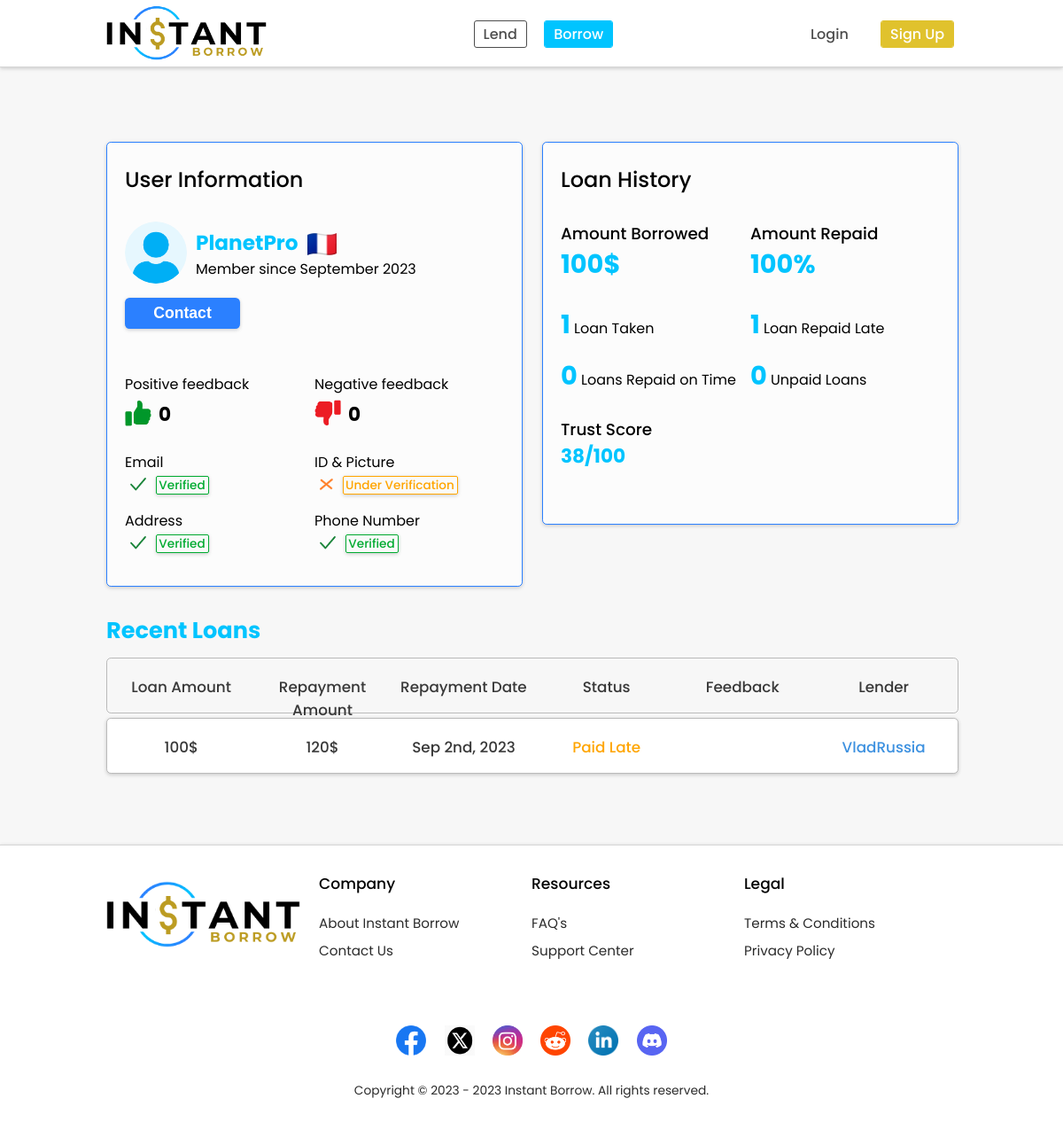
/user-profile-nologin.php?id=14 (signed in), run on the app's committed database.
### tables this page shows
CREATE TABLE `users` (
  `id` int(11) NOT NULL,
  `email` varchar(255) NOT NULL,
  `name` varchar(255) NOT NULL,
  `date_birth` date NOT NULL,
  `username` varchar(255) NOT NULL,
  `password` varchar(255) NOT NULL,
  `password_recovery_code` int(11) NOT NULL,
  `verification_code` int(11) NOT NULL,
  `email_verified` varchar(255) NOT NULL,
  `phone_number` varchar(255) NOT NULL,
  `address` varchar(255) NOT NULL,
  `city` varchar(255) NOT NULL,
  `postcode` varchar(255) NOT NULL,
  `country` varchar(255) NOT NULL,
  `picture` varchar(255) NOT NULL,
  `identity_card` varchar(255) NOT NULL,
  `id_verified` varchar(255) NOT NULL,
  `join_date` date NOT NULL,
  `profile_picture` varchar(255) NOT NULL,
  `duplicate_user_okay` varchar(255) NOT NULL
);

CREATE TABLE `feedback` (
  `id` int(11) NOT NULL,
  `id_user` int(11) NOT NULL,
  `positive_feedback` int(11) NOT NULL,
  `negative_feedback` int(11) NOT NULL
);

CREATE TABLE `loan` (
  `id` int(11) NOT NULL,
  `loan_amount` int(11) NOT NULL,
  `repayment_amount` int(11) NOT NULL,
  `repayment_date` date NOT NULL,
  `request_date` datetime NOT NULL,
  `granting_date` datetime NOT NULL,
  `id_borrower` int(11) NOT NULL,
  `id_lender` int(11) NOT NULL,
  `username_borrower` varchar(255) NOT NULL,
  `username_lender` varchar(255) NOT NULL,
  `notes` text NOT NULL,
  `status` varchar(255) NOT NULL,
  `repaid_date` datetime NOT NULL,
  `feedback_given` varchar(255) NOT NULL,
  `borrower_trustscore` int(11) NOT NULL,
  `borrower_positive_feedback` int(11) NOT NULL,
  `borrower_negative_feedback` int(11) NOT NULL,
  `payment_method_payment` varchar(255) NOT NULL,
  `payment_method_repayment` varchar(255) NOT NULL,
  `payment_transaction_id` varchar(255) NOT NULL,
  `repayment_transaction_id` varchar(255) NOT NULL,
  `repayment_received` varchar(255) NOT NULL,
  `repayment_id_confirmation_tries` varchar(255) NOT NULL,
  `repayment_proof` varchar(255) NOT NULL
);

### user-profile-nologin.php (the view, shortened to what the rows shown need)
<?php
require('actions/users/showOneUsersProfileAction.php');
require('actions/users/showOneUsersVerificationsActions.php');
require('actions/users/userTrustscoreForProfile.php');
require('actions/users/userFeedbackProfileAction.php');
?>
<!DOCTYPE html>
<html>
<head>
</head>
<body style="margin: 0px; font-family: 'Poppins', sans-serif; background-color: #f7f7f7;">
<div class="everything-except-header">
<div class="borrower-details" style="margin-top: 160px;">
		<div class="borrower-presentation">
		<div style="margin-top: -70px; margin-left: 80px;"><span style="color: #00c4ff; font-weight: bold; font-size: 1.45rem;"><?= $user_username; ?></span><img class="country-icon" src="assets/images/country-icons/<?=$country?>.png"><span class="location-hidden">Location: <span class="location-text"><?=$country?></span></span></br><span>Member since <?= date('F Y', strtotime($user_join_date)); ?></span></div>
		</div>
		<div class="column-1">
		<span>Positive feedback</br><img class="thumbs-up" src="assets/images/positive.png"><span style="font-weight: bold; font-size: 1.35rem;"><?php echo ''.$positive_feedback.'';?></span></span>
		<div class="line" style="margin-top: 25px;"><span>Email</span></br><img class="checkmark" src="<?php if(isset($checkmark4)){echo ''.$checkmark4.'';}else {echo ''.$cross4.'';}?>"><span class="verification-box2"><?php if(isset($verified_email)){echo ''.$verified_email.'';}?></span><span class="verification-box"><?php if(isset($not_verified_email)){echo ''.$not_verified_email.'';}?></span></div>
		<div class="line"><p>Address<img class="checkmark" src="<?php if(isset($checkmark2)){echo ''.$checkmark2.'';}else {echo ''.$cross2.'';}?>"><span class="verification-box2"><?php if(isset($verified_address)){echo ''.$verified_address.'';}?></span></p></div>
		</div>
		<div class="column-2">
		<span>Negative feedback</br><img class="thumbs-down" src="assets/images/negative.png"><span style="font-weight: bold; font-size: 1.35rem;"><?php echo ''.$negative_feedback.'';?></span></span>
		<div class="line"><p style="margin-top: 25px;">ID & Picture<img class="checkmark" src="<?php if(isset($checkmark3)){echo ''.$checkmark3.'';}elseif(isset($cross31)){echo ''.$cross31.'';}else {echo ''.$cross3.'';}?>"><span class="verification-box3"><?php if(isset($underverification_idcard)){echo ''.$underverification_idcard.'';}?></span></p></div>
		<div class="line"><p>Phone Number<img class="checkmark" src="<?php if(isset($checkmark1)){echo ''.$checkmark1.'';}else {echo ''.$cross1.'';}?>"><span class="verification-box2"><?php if(isset($verified_phone)){echo ''.$verified_phone.'';}?></span></p></div>
		</div>
</div>
				<?php
            while($question = $getHisQuestions->fetch()){
			if(($question['repayment_received'] == "no_notseen")OR($question['repayment_received'] == "no")OR($question['repayment_received'] == "no_correct_id")OR($question['repayment_received'] == "no_correct_id_notconfirmed")){
				$status_color = "#9e3dff";
				$status_public = "Under Verification";
				}else{
					if(($question['status'] == "paid_ontime")OR($question['status'] == "paid_ontime_notseen")){
						$status_color = "#03cf00";
						$status_public = "Paid On Time";
					}elseif(($question['status'] == "paid_late")OR($question['status'] == "paid_late_notseen")){
						$status_color = "Orange";
						$status_public = "Paid Late";
					}elseif(($question['status'] == "unpaid")OR($question['status'] == "unpaid_notseen")OR($question['status'] == "unpaid_banned")OR($question['status'] == "unpaid_banned_archived")){
						$status_color = "Red";
						$status_public = "Unpaid";
					}elseif(($question['status'] == "active")OR($question['status'] == "active_notseen")){
						$status_color = "#2b80ff";
						$status_public = "Active";
					}elseif(($question['status'] == "paid_afterban_notseen")OR($question['status'] == "paid_afterban")){
						$status_color = "orange";
						$status_public = "Paid After ban";
					}
				}
                ?>
<div class="loan-request">
	<div class="loan-details">
			<div class="loan-amount"><span><?= $question['loan_amount']; ?>$</span></div>
			<div class="repay-amount"><span><?= $question['repayment_amount']; ?>$</span></div>
			<div class="interest-rate"><span><?= date('M jS, Y', strtotime($question['repayment_date'])); ?></span></div>
			<div class="repay-date"><span style="color: <?=$status_color; ?>;"><?= $status_public;?></span></div>
			<div class="feedback"><span><?= $question['feedback_given']; ?></span></div>
			<div class="payment-method"><a style="text-decoration: none; color: #3d91e0;" href="user-profile-nologin.php?id=<?= $question['id_lender']; ?>"><span><?= $question['username_lender']; ?></span></a></div>
	</div>
</div>
<?php
	}
?>
</div>
</body>
</html>

### data on the page
users: username "PlanetPro", country (picture), join_date "September 2023", email_verified "Verified", address "Verified", id_verified "Under Verification", phone_number "Verified"
feedback: positive_feedback "0", negative_feedback "0"
loan: loan_amount "100", repayment_amount "120", repayment_date "Sep 2nd, 2023", status "Paid Late", username_lender "VladRussia"

### other printed values
$getBorrowedAmountMessage "100"
$AllCountMessage "1"
$singular1 "Loan"
$PaidOntimeCountMessage "0"
$singular2 "Loans"
$trustscore6 "38"
$PaidLateCountMessage "1"
$singular3 "Loan"
$unpaidCountMessage "0"
$singular4 "Loans"
